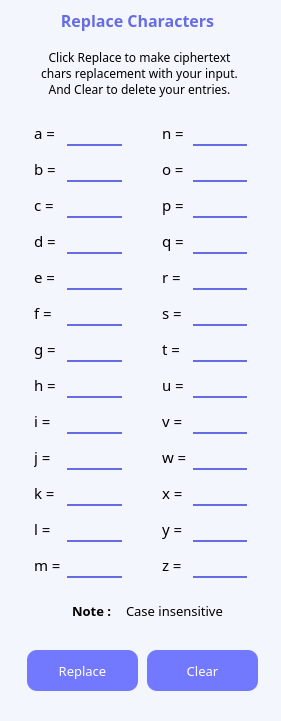
  <widget class="QFrame" name="frame">
   <property name="geometry">
    <rect>
     <x>948</x>
     <y>9</y>
     <width>281</width>
     <height>721</height>
    </rect>
   </property>
   <property name="styleSheet">
    <string notr="true">background: rgb(243, 246, 253);
border-radius: 40px;</string>
   </property>
   <property name="frameShape">
    <enum>QFrame::StyledPanel</enum>
   </property>
   <property name="frameShadow">
    <enum>QFrame::Raised</enum>
   </property>
   <widget class="QPushButton" name="btnClear">
    <property name="enabled">
     <bool>true</bool>
    </property>
    <property name="geometry">
     <rect>
      <x>147</x>
      <y>650</y>
      <width>111</width>
      <height>41</height>
     </rect>
    </property>
    <property name="font">
     <font>
      <family>Poppins</family>
      <pointsize>10</pointsize>
     </font>
    </property>
    <property name="cursor">
     <cursorShape>PointingHandCursor</cursorShape>
    </property>
    <property name="styleSheet">
     <string notr="true">#btnClear {
background-color: rgb(114, 121, 255);
color: rgb(255, 255, 255);
border-radius: 10px;
}

#btnClear:hover {
background-color: rgb(255, 106, 108);
}</string>
    </property>
    <property name="text">
     <string>Clear</string>
    </property>
   </widget>
   <widget class="QFrame" name="frame_4">
    <property name="geometry">
     <rect>
      <x>12</x>
      <y>10</y>
      <width>261</width>
      <height>631</height>
     </rect>
    </property>
    <property name="styleSheet">
     <string notr="true">background-color: rgb(243, 246, 253);</string>
    </property>
    <property name="frameShape">
     <enum>QFrame::StyledPanel</enum>
    </property>
    <property name="frameShadow">
     <enum>QFrame::Raised</enum>
    </property>
    <widget class="QLabel" name="label_28">
     <property name="geometry">
      <rect>
       <x>30</x>
       <y>0</y>
       <width>191</width>
       <height>21</height>
      </rect>
     </property>
     <property name="font">
      <font>
       <family>Poppins SemiBold</family>
       <pointsize>12</pointsize>
       <bold>true</bold>
      </font>
     </property>
     <property name="styleSheet">
      <string notr="true">color: rgb(102, 108, 228);</string>
     </property>
     <property name="text">
      <string>Replace Characters</string>
     </property>
     <property name="alignment">
      <set>Qt::AlignCenter</set>
     </property>
    </widget>
    <widget class="QWidget" name="layoutWidget_2">
     <property name="geometry">
      <rect>
       <x>22</x>
       <y>110</y>
       <width>88</width>
       <height>473</height>
      </rect>
     </property>
     <layout class="QFormLayout" name="formLayout">
      <property name="horizontalSpacing">
       <number>6</number>
      </property>
      <property name="verticalSpacing">
       <number>10</number>
      </property>
      <item row="0" column="0">
       <widget class="QLabel" name="label_2">
        <property name="font">
         <font>
          <family>Poppins</family>
          <pointsize>11</pointsize>
          <bold>false</bold>
         </font>
        </property>
        <property name="text">
         <string>a = </string>
        </property>
       </widget>
      </item>
      <item row="0" column="1">
       <widget class="QLineEdit" name="ta">
        <property name="font">
         <font>
          <family>Poppins</family>
          <pointsize>11</pointsize>
         </font>
        </property>
        <property name="styleSheet">
         <string notr="true">border-bottom: 2px solid rgb(102, 108, 228);</string>
        </property>
        <property name="text">
         <string/>
        </property>
        <property name="alignment">
         <set>Qt::AlignCenter</set>
        </property>
       </widget>
      </item>
      <item row="1" column="0">
       <widget class="QLabel" name="label_3">
        <property name="font">
         <font>
          <family>Poppins</family>
          <pointsize>11</pointsize>
          <bold>false</bold>
         </font>
        </property>
        <property name="text">
         <string>b =</string>
        </property>
       </widget>
      </item>
      <item row="1" column="1">
       <widget class="QLineEdit" name="tb">
        <property name="font">
         <font>
          <family>Poppins</family>
          <pointsize>11</pointsize>
         </font>
        </property>
        <property name="styleSheet">
         <string notr="true">border-bottom: 2px solid rgb(102, 108, 228);</string>
        </property>
        <property name="text">
         <string/>
        </property>
        <property name="alignment">
         <set>Qt::AlignCenter</set>
        </property>
       </widget>
      </item>
      <item row="2" column="0">
       <widget class="QLabel" name="label_4">
        <property name="font">
         <font>
          <family>Poppins</family>
          <pointsize>11</pointsize>
          <bold>false</bold>
         </font>
        </property>
        <property name="text">
         <string>c =</string>
        </property>
       </widget>
      </item>
      <item row="2" column="1">
       <widget class="QLineEdit" name="tc">
        <property name="font">
         <font>
          <family>Poppins</family>
          <pointsize>11</pointsize>
         </font>
        </property>
        <property name="styleSheet">
         <string notr="true">border-bottom: 2px solid rgb(102, 108, 228);</string>
        </property>
        <property name="text">
         <string/>
        </property>
        <property name="alignment">
         <set>Qt::AlignCenter</set>
        </property>
       </widget>
      </item>
      <item row="3" column="0">
       <widget class="QLabel" name="label_5">
        <property name="font">
         <font>
          <family>Poppins</family>
          <pointsize>11</pointsize>
          <bold>false</bold>
         </font>
        </property>
        <property name="text">
         <string>d =</string>
        </property>
       </widget>
      </item>
      <item row="3" column="1">
       <widget class="QLineEdit" name="td">
        <property name="font">
         <font>
          <family>Poppins</family>
          <pointsize>11</pointsize>
         </font>
        </property>
        <property name="styleSheet">
         <string notr="true">border-bottom: 2px solid rgb(102, 108, 228);</string>
        </property>
        <property name="text">
         <string/>
        </property>
        <property name="alignment">
         <set>Qt::AlignCenter</set>
        </property>
       </widget>
      </item>
      <item row="4" column="0">
       <widget class="QLabel" name="label_6">
        <property name="font">
         <font>
          <family>Poppins</family>
          <pointsize>11</pointsize>
          <bold>false</bold>
         </font>
        </property>
        <property name="text">
         <string>e =</string>
        </property>
       </widget>
      </item>
      <item row="4" column="1">
       <widget class="QLineEdit" name="te">
        <property name="font">
         <font>
          <family>Poppins</family>
          <pointsize>11</pointsize>
         </font>
        </property>
        <property name="styleSheet">
         <string notr="true">border-bottom: 2px solid rgb(102, 108, 228);</string>
        </property>
        <property name="text">
         <string/>
        </property>
        <property name="alignment">
         <set>Qt::AlignCenter</set>
        </property>
       </widget>
      </item>
      <item row="5" column="0">
       <widget class="QLabel" name="label_7">
        <property name="font">
         <font>
          <family>Poppins</family>
          <pointsize>11</pointsize>
          <bold>false</bold>
         </font>
        </property>
        <property name="text">
         <string>f =</string>
        </property>
       </widget>
      </item>
      <item row="5" column="1">
       <widget class="QLineEdit" name="tf">
        <property name="font">
         <font>
          <family>Poppins</family>
          <pointsize>11</pointsize>
         </font>
        </property>
        <property name="styleSheet">
         <string notr="true">border-bottom: 2px solid rgb(102, 108, 228);</string>
        </property>
        <property name="text">
         <string/>
        </property>
        <property name="alignment">
         <set>Qt::AlignCenter</set>
        </property>
       </widget>
      </item>
      <item row="6" column="0">
       <widget class="QLabel" name="label_8">
        <property name="font">
         <font>
          <family>Poppins</family>
          <pointsize>11</pointsize>
          <bold>false</bold>
         </font>
        </property>
        <property name="text">
         <string>g =</string>
        </property>
       </widget>
      </item>
      <item row="6" column="1">
       <widget class="QLineEdit" name="tg">
        <property name="font">
         <font>
          <family>Poppins</family>
          <pointsize>11</pointsize>
         </font>
        </property>
        <property name="styleSheet">
         <string notr="true">border-bottom: 2px solid rgb(102, 108, 228);</string>
        </property>
        <property name="text">
         <string/>
        </property>
        <property name="alignment">
         <set>Qt::AlignCenter</set>
        </property>
       </widget>
      </item>
      <item row="7" column="0">
       <widget class="QLabel" name="label_9">
        <property name="font">
         <font>
          <family>Poppins</family>
          <pointsize>11</pointsize>
          <bold>false</bold>
         </font>
        </property>
        <property name="text">
         <string>h =</string>
        </property>
       </widget>
      </item>
      <item row="7" column="1">
       <widget class="QLineEdit" name="th">
        <property name="font">
         <font>
          <family>Poppins</family>
          <pointsize>11</pointsize>
         </font>
        </property>
        <property name="styleSheet">
         <string notr="true">border-bottom: 2px solid rgb(102, 108, 228);</string>
        </property>
        <property name="text">
         <string/>
        </property>
        <property name="alignment">
         <set>Qt::AlignCenter</set>
        </property>
       </widget>
      </item>
      <item row="8" column="0">
       <widget class="QLabel" name="label_10">
        <property name="font">
         <font>
          <family>Poppins</family>
          <pointsize>11</pointsize>
          <bold>false</bold>
         </font>
        </property>
        <property name="text">
         <string>i = </string>
        </property>
       </widget>
      </item>
      <item row="8" column="1">
       <widget class="QLineEdit" name="ti">
        <property name="font">
         <font>
          <family>Poppins</family>
          <pointsize>11</pointsize>
         </font>
        </property>
        <property name="styleSheet">
         <string notr="true">border-bottom: 2px solid rgb(102, 108, 228);</string>
        </property>
        <property name="text">
         <string/>
        </property>
        <property name="alignment">
         <set>Qt::AlignCenter</set>
        </property>
       </widget>
      </item>
      <item row="9" column="0">
       <widget class="QLabel" name="label_11">
        <property name="font">
         <font>
          <family>Poppins</family>
          <pointsize>11</pointsize>
          <bold>false</bold>
         </font>
        </property>
        <property name="text">
         <string>j =</string>
        </property>
       </widget>
      </item>
      <item row="9" column="1">
       <widget class="QLineEdit" name="tj">
        <property name="font">
         <font>
          <family>Poppins</family>
          <pointsize>11</pointsize>
         </font>
        </property>
        <property name="styleSheet">
         <string notr="true">border-bottom: 2px solid rgb(102, 108, 228);</string>
        </property>
        <property name="text">
         <string/>
        </property>
        <property name="alignment">
         <set>Qt::AlignCenter</set>
        </property>
       </widget>
      </item>
      <item row="10" column="0">
       <widget class="QLabel" name="label_12">
        <property name="font">
         <font>
          <family>Poppins</family>
          <pointsize>11</pointsize>
          <bold>false</bold>
         </font>
        </property>
        <property name="text">
         <string>k =</string>
        </property>
       </widget>
      </item>
      <item row="10" column="1">
       <widget class="QLineEdit" name="tk">
        <property name="font">
         <font>
          <family>Poppins</family>
          <pointsize>11</pointsize>
         </font>
        </property>
        <property name="styleSheet">
         <string notr="true">border-bottom: 2px solid rgb(102, 108, 228);</string>
        </property>
        <property name="text">
         <string/>
        </property>
        <property name="alignment">
         <set>Qt::AlignCenter</set>
        </property>
       </widget>
      </item>
      <item row="11" column="0">
       <widget class="QLabel" name="label_13">
        <property name="font">
         <font>
          <family>Poppins</family>
          <pointsize>11</pointsize>
          <bold>false</bold>
         </font>
        </property>
        <property name="text">
         <string>l =</string>
        </property>
       </widget>
      </item>
      <item row="11" column="1">
       <widget class="QLineEdit" name="tl">
        <property name="font">
         <font>
          <family>Poppins</family>
          <pointsize>11</pointsize>
         </font>
        </property>
        <property name="styleSheet">
         <string notr="true">border-bottom: 2px solid rgb(102, 108, 228);</string>
        </property>
        <property name="text">
         <string/>
        </property>
        <property name="alignment">
         <set>Qt::AlignCenter</set>
        </property>
       </widget>
      </item>
      <item row="12" column="0">
       <widget class="QLabel" name="label_14">
        <property name="font">
         <font>
          <family>Poppins</family>
          <pointsize>11</pointsize>
          <bold>false</bold>
         </font>
        </property>
        <property name="text">
         <string>m =</string>
        </property>
       </widget>
      </item>
      <item row="12" column="1">
       <widget class="QLineEdit" name="tm">
        <property name="font">
         <font>
          <family>Poppins</family>
          <pointsize>11</pointsize>
         </font>
        </property>
        <property name="styleSheet">
         <string notr="true">border-bottom: 2px solid rgb(102, 108, 228);</string>
        </property>
        <property name="text">
         <string/>
        </property>
        <property name="alignment">
         <set>Qt::AlignCenter</set>
        </property>
       </widget>
      </item>
     </layout>
    </widget>
    <widget class="QWidget" name="layoutWidget_3">
     <property name="geometry">
      <rect>
       <x>150</x>
       <y>110</y>
       <width>85</width>
       <height>473</height>
      </rect>
     </property>
     <layout class="QFormLayout" name="formLayout_2">
      <property name="verticalSpacing">
       <number>10</number>
      </property>
      <item row="0" column="0">
       <widget class="QLabel" name="label_15">
        <property name="font">
         <font>
          <family>Poppins</family>
          <pointsize>11</pointsize>
          <bold>false</bold>
         </font>
        </property>
        <property name="text">
         <string>n =</string>
        </property>
       </widget>
      </item>
      <item row="0" column="1">
       <widget class="QLineEdit" name="tn">
        <property name="font">
         <font>
          <family>Poppins</family>
          <pointsize>11</pointsize>
         </font>
        </property>
        <property name="styleSheet">
         <string notr="true">border-bottom: 2px solid rgb(102, 108, 228);</string>
        </property>
        <property name="text">
         <string/>
        </property>
        <property name="alignment">
         <set>Qt::AlignCenter</set>
        </property>
       </widget>
      </item>
      <item row="1" column="0">
       <widget class="QLabel" name="label_16">
        <property name="font">
         <font>
          <family>Poppins</family>
          <pointsize>11</pointsize>
          <bold>false</bold>
         </font>
        </property>
        <property name="text">
         <string>o =</string>
        </property>
       </widget>
      </item>
      <item row="1" column="1">
       <widget class="QLineEdit" name="to">
        <property name="font">
         <font>
          <family>Poppins</family>
          <pointsize>11</pointsize>
         </font>
        </property>
        <property name="styleSheet">
         <string notr="true">border-bottom: 2px solid rgb(102, 108, 228);</string>
        </property>
        <property name="text">
         <string/>
        </property>
        <property name="alignment">
         <set>Qt::AlignCenter</set>
        </property>
       </widget>
      </item>
      <item row="2" column="0">
       <widget class="QLabel" name="label_17">
        <property name="font">
         <font>
          <family>Poppins</family>
          <pointsize>11</pointsize>
          <bold>false</bold>
         </font>
        </property>
        <property name="text">
         <string>p =</string>
        </property>
       </widget>
      </item>
      <item row="2" column="1">
       <widget class="QLineEdit" name="tp">
        <property name="font">
         <font>
          <family>Poppins</family>
          <pointsize>11</pointsize>
         </font>
        </property>
        <property name="styleSheet">
         <string notr="true">border-bottom: 2px solid rgb(102, 108, 228);</string>
        </property>
        <property name="text">
         <string/>
        </property>
        <property name="alignment">
         <set>Qt::AlignCenter</set>
        </property>
       </widget>
      </item>
      <item row="3" column="0">
       <widget class="QLabel" name="label_18">
        <property name="font">
         <font>
          <family>Poppins</family>
          <pointsize>11</pointsize>
          <bold>false</bold>
         </font>
        </property>
        <property name="text">
         <string>q =</string>
        </property>
       </widget>
      </item>
      <item row="3" column="1">
       <widget class="QLineEdit" name="tq">
        <property name="font">
         <font>
          <family>Poppins</family>
          <pointsize>11</pointsize>
         </font>
        </property>
        <property name="styleSheet">
         <string notr="true">border-bottom: 2px solid rgb(102, 108, 228);</string>
        </property>
        <property name="text">
         <string/>
        </property>
        <property name="alignment">
         <set>Qt::AlignCenter</set>
        </property>
       </widget>
      </item>
      <item row="4" column="0">
       <widget class="QLabel" name="label_19">
        <property name="font">
         <font>
          <family>Poppins</family>
          <pointsize>11</pointsize>
          <bold>false</bold>
         </font>
        </property>
        <property name="text">
         <string>r =</string>
        </property>
       </widget>
      </item>
      <item row="4" column="1">
       <widget class="QLineEdit" name="tr">
        <property name="font">
         <font>
          <family>Poppins</family>
          <pointsize>11</pointsize>
         </font>
        </property>
        <property name="styleSheet">
         <string notr="true">border-bottom: 2px solid rgb(102, 108, 228);</string>
        </property>
        <property name="text">
         <string/>
        </property>
        <property name="alignment">
         <set>Qt::AlignCenter</set>
        </property>
       </widget>
      </item>
      <item row="5" column="0">
       <widget class="QLabel" name="label_20">
        <property name="font">
         <font>
          <family>Poppins</family>
          <pointsize>11</pointsize>
          <bold>false</bold>
         </font>
        </property>
        <property name="text">
         <string>s =</string>
        </property>
       </widget>
      </item>
      <item row="5" column="1">
       <widget class="QLineEdit" name="ts">
        <property name="font">
         <font>
          <family>Poppins</family>
          <pointsize>11</pointsize>
         </font>
        </property>
        <property name="styleSheet">
         <string notr="true">border-bottom: 2px solid rgb(102, 108, 228);</string>
        </property>
        <property name="text">
         <string/>
        </property>
        <property name="alignment">
         <set>Qt::AlignCenter</set>
        </property>
       </widget>
      </item>
      <item row="6" column="0">
       <widget class="QLabel" name="label_21">
        <property name="font">
         <font>
          <family>Poppins</family>
          <pointsize>11</pointsize>
          <bold>false</bold>
         </font>
        </property>
        <property name="text">
         <string>t =</string>
        </property>
       </widget>
      </item>
      <item row="6" column="1">
       <widget class="QLineEdit" name="tt">
        <property name="font">
         <font>
          <family>Poppins</family>
          <pointsize>11</pointsize>
         </font>
        </property>
        <property name="styleSheet">
         <string notr="true">border-bottom: 2px solid rgb(102, 108, 228);</string>
        </property>
        <property name="text">
         <string/>
        </property>
        <property name="alignment">
         <set>Qt::AlignCenter</set>
        </property>
       </widget>
      </item>
      <item row="7" column="0">
       <widget class="QLabel" name="label_22">
        <property name="font">
         <font>
          <family>Poppins</family>
          <pointsize>11</pointsize>
          <bold>false</bold>
         </font>
        </property>
        <property name="text">
         <string>u =</string>
        </property>
       </widget>
      </item>
      <item row="7" column="1">
       <widget class="QLineEdit" name="tu">
        <property name="font">
         <font>
          <family>Poppins</family>
          <pointsize>11</pointsize>
         </font>
        </property>
        <property name="styleSheet">
         <string notr="true">border-bottom: 2px solid rgb(102, 108, 228);</string>
        </property>
        <property name="text">
         <string/>
        </property>
        <property name="alignment">
         <set>Qt::AlignCenter</set>
        </property>
       </widget>
      </item>
      <item row="8" column="0">
       <widget class="QLabel" name="label_23">
        <property name="font">
         <font>
          <family>Poppins</family>
          <pointsize>11</pointsize>
          <bold>false</bold>
         </font>
        </property>
        <property name="text">
         <string>v =</string>
        </property>
       </widget>
      </item>
      <item row="8" column="1">
       <widget class="QLineEdit" name="tv">
        <property name="font">
         <font>
          <family>Poppins</family>
          <pointsize>11</pointsize>
         </font>
        </property>
        <property name="styleSheet">
         <string notr="true">border-bottom: 2px solid rgb(102, 108, 228);</string>
        </property>
        <property name="text">
         <string/>
        </property>
        <property name="alignment">
         <set>Qt::AlignCenter</set>
        </property>
       </widget>
      </item>
      <item row="9" column="0">
       <widget class="QLabel" name="label_24">
        <property name="font">
         <font>
          <family>Poppins</family>
          <pointsize>11</pointsize>
          <bold>false</bold>
         </font>
        </property>
        <property name="text">
         <string>w =</string>
        </property>
       </widget>
      </item>
      <item row="9" column="1">
       <widget class="QLineEdit" name="tw">
        <property name="font">
         <font>
          <family>Poppins</family>
          <pointsize>11</pointsize>
         </font>
        </property>
        <property name="styleSheet">
         <string notr="true">border-bottom: 2px solid rgb(102, 108, 228);</string>
        </property>
        <property name="text">
         <string/>
        </property>
        <property name="alignment">
         <set>Qt::AlignCenter</set>
        </property>
       </widget>
      </item>
      <item row="10" column="0">
       <widget class="QLabel" name="label_25">
        <property name="font">
         <font>
          <family>Poppins</family>
          <pointsize>11</pointsize>
          <bold>false</bold>
         </font>
        </property>
        <property name="text">
         <string>x =</string>
        </property>
       </widget>
      </item>
      <item row="10" column="1">
       <widget class="QLineEdit" name="tx">
        <property name="font">
         <font>
          <family>Poppins</family>
          <pointsize>11</pointsize>
         </font>
        </property>
        <property name="styleSheet">
         <string notr="true">border-bottom: 2px solid rgb(102, 108, 228);</string>
        </property>
        <property name="text">
         <string/>
        </property>
        <property name="alignment">
         <set>Qt::AlignCenter</set>
        </property>
       </widget>
      </item>
      <item row="11" column="0">
       <widget class="QLabel" name="label_26">
        <property name="font">
         <font>
          <family>Poppins</family>
          <pointsize>11</pointsize>
          <bold>false</bold>
         </font>
        </property>
        <property name="text">
         <string>y =</string>
        </property>
       </widget>
      </item>
      <item row="11" column="1">
       <widget class="QLineEdit" name="ty">
        <property name="font">
         <font>
          <family>Poppins</family>
          <pointsize>11</pointsize>
         </font>
        </property>
        <property name="styleSheet">
         <string notr="true">border-bottom: 2px solid rgb(102, 108, 228);</string>
        </property>
        <property name="text">
         <string/>
        </property>
        <property name="alignment">
         <set>Qt::AlignCenter</set>
        </property>
       </widget>
      </item>
      <item row="12" column="0">
       <widget class="QLabel" name="label_27">
        <property name="font">
         <font>
          <family>Poppins</family>
          <pointsize>11</pointsize>
          <bold>false</bold>
         </font>
        </property>
        <property name="text">
         <string>z =</string>
        </property>
       </widget>
      </item>
      <item row="12" column="1">
       <widget class="QLineEdit" name="tz">
        <property name="font">
         <font>
          <family>Poppins</family>
          <pointsize>11</pointsize>
         </font>
        </property>
        <property name="styleSheet">
         <string notr="true">border-bottom: 2px solid rgb(102, 108, 228);</string>
        </property>
        <property name="text">
         <string/>
        </property>
        <property name="alignment">
         <set>Qt::AlignCenter</set>
        </property>
       </widget>
      </item>
     </layout>
    </widget>
    <widget class="QWidget" name="layoutWidget_4">
     <property name="geometry">
      <rect>
       <x>60</x>
       <y>590</y>
       <width>151</width>
       <height>21</height>
      </rect>
     </property>
     <layout class="QHBoxLayout" name="horizontalLayout">
      <item>
       <widget class="QLabel" name="label_30">
        <property name="font">
         <font>
          <family>Poppins SemiBold</family>
          <pointsize>10</pointsize>
          <bold>true</bold>
         </font>
        </property>
        <property name="text">
         <string>Note :</string>
        </property>
       </widget>
      </item>
      <item>
       <widget class="QLabel" name="label_29">
        <property name="font">
         <font>
          <family>Poppins</family>
          <pointsize>10</pointsize>
         </font>
        </property>
        <property name="text">
         <string>Case insensitive</string>
        </property>
       </widget>
      </item>
     </layout>
    </widget>
    <widget class="QLabel" name="label_33">
     <property name="geometry">
      <rect>
       <x>22</x>
       <y>38</y>
       <width>211</width>
       <height>51</height>
      </rect>
     </property>
     <property name="font">
      <font>
       <family>Poppins</family>
       <pointsize>9</pointsize>
      </font>
     </property>
     <property name="text">
      <string>Click Replace to make ciphertext chars replacement with your input. And Clear to delete your entries.</string>
     </property>
     <property name="alignment">
      <set>Qt::AlignCenter</set>
     </property>
     <property name="wordWrap">
      <bool>true</bool>
     </property>
    </widget>
   </widget>
   <widget class="QPushButton" name="btnReplace">
    <property name="geometry">
     <rect>
      <x>27</x>
      <y>650</y>
      <width>111</width>
      <height>41</height>
     </rect>
    </property>
    <property name="font">
     <font>
      <family>Poppins</family>
      <pointsize>10</pointsize>
     </font>
    </property>
    <property name="cursor">
     <cursorShape>PointingHandCursor</cursorShape>
    </property>
    <property name="styleSheet">
     <string notr="true">#btnReplace {
background-color: rgb(114, 121, 255);
color: rgb(255, 255, 255);
border-radius: 10px;
}

#btnReplace:hover {
background-color: rgb(93, 99, 221);
}</string>
    </property>
    <property name="text">
     <string>Replace</string>
    </property>
   </widget>
  </widget>
